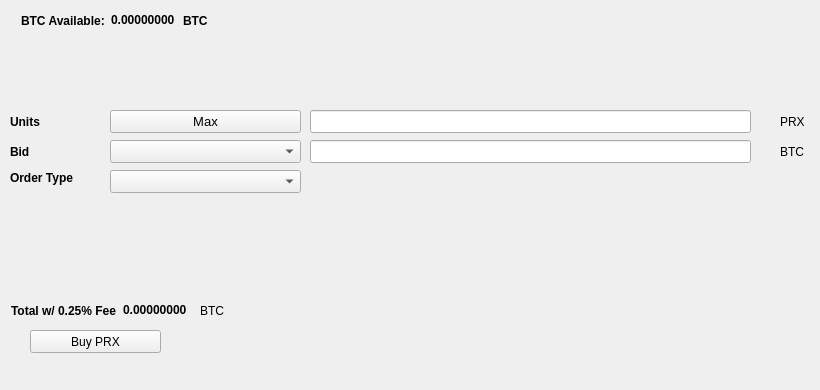
   <widget class="QWidget" name="BuyTab">
    <attribute name="title">
     <string>Buy</string>
    </attribute>
    <widget class="QPushButton" name="BuyPRX">
     <property name="geometry">
      <rect>
       <x>30</x>
       <y>330</y>
       <width>131</width>
       <height>23</height>
      </rect>
     </property>
     <property name="text">
      <string>Buy PRX</string>
     </property>
     <property name="icon">
      <iconset resource="../prius.qrc">
       <normaloff>:/icons/bitcoin</normaloff>:/icons/bitcoin</iconset>
     </property>
    </widget>
    <widget class="QLabel" name="label_3">
     <property name="geometry">
      <rect>
       <x>10</x>
       <y>110</y>
       <width>46</width>
       <height>23</height>
      </rect>
     </property>
     <property name="font">
      <font>
       <weight>75</weight>
       <bold>true</bold>
      </font>
     </property>
     <property name="text">
      <string>Units</string>
     </property>
    </widget>
    <widget class="QLineEdit" name="UnitsInput">
     <property name="geometry">
      <rect>
       <x>310</x>
       <y>110</y>
       <width>441</width>
       <height>23</height>
      </rect>
     </property>
     <property name="font">
      <font>
       <pointsize>9</pointsize>
       <weight>75</weight>
       <bold>true</bold>
      </font>
     </property>
    </widget>
    <widget class="QLineEdit" name="BuyBidPriceEdit">
     <property name="geometry">
      <rect>
       <x>310</x>
       <y>140</y>
       <width>441</width>
       <height>23</height>
      </rect>
     </property>
     <property name="font">
      <font>
       <pointsize>9</pointsize>
       <weight>75</weight>
       <bold>true</bold>
      </font>
     </property>
    </widget>
    <widget class="QLabel" name="label_4">
     <property name="geometry">
      <rect>
       <x>780</x>
       <y>110</y>
       <width>31</width>
       <height>23</height>
      </rect>
     </property>
     <property name="text">
      <string>PRX</string>
     </property>
    </widget>
    <widget class="QLabel" name="label_5">
     <property name="geometry">
      <rect>
       <x>780</x>
       <y>140</y>
       <width>31</width>
       <height>23</height>
      </rect>
     </property>
     <property name="text">
      <string>BTC</string>
     </property>
    </widget>
    <widget class="QLabel" name="label_6">
     <property name="geometry">
      <rect>
       <x>10</x>
       <y>140</y>
       <width>46</width>
       <height>23</height>
      </rect>
     </property>
     <property name="font">
      <font>
       <weight>75</weight>
       <bold>true</bold>
      </font>
     </property>
     <property name="text">
      <string>Bid</string>
     </property>
    </widget>
    <widget class="QLabel" name="label_7">
     <property name="geometry">
      <rect>
       <x>10</x>
       <y>170</y>
       <width>91</width>
       <height>16</height>
      </rect>
     </property>
     <property name="font">
      <font>
       <weight>75</weight>
       <bold>true</bold>
      </font>
     </property>
     <property name="text">
      <string>Order Type</string>
     </property>
    </widget>
    <widget class="QPushButton" name="Buy_Max_Amount">
     <property name="geometry">
      <rect>
       <x>110</x>
       <y>110</y>
       <width>191</width>
       <height>23</height>
      </rect>
     </property>
     <property name="font">
      <font>
       <pointsize>10</pointsize>
      </font>
     </property>
     <property name="text">
      <string>Max</string>
     </property>
    </widget>
    <widget class="QComboBox" name="BuyBidcomboBox">
     <property name="geometry">
      <rect>
       <x>110</x>
       <y>140</y>
       <width>191</width>
       <height>23</height>
      </rect>
     </property>
     <property name="font">
      <font>
       <pointsize>10</pointsize>
      </font>
     </property>
    </widget>
    <widget class="QComboBox" name="buyOrdertypeCombo">
     <property name="geometry">
      <rect>
       <x>110</x>
       <y>170</y>
       <width>191</width>
       <height>23</height>
      </rect>
     </property>
     <property name="font">
      <font>
       <pointsize>10</pointsize>
      </font>
     </property>
    </widget>
    <widget class="QWidget" name="layoutWidget1">
     <property name="geometry">
      <rect>
       <x>21</x>
       <y>11</y>
       <width>227</width>
       <height>19</height>
      </rect>
     </property>
     <layout class="QHBoxLayout" name="horizontalLayout_3">
      <item>
       <widget class="QLabel" name="label232">
        <property name="font">
         <font>
          <weight>75</weight>
          <bold>true</bold>
         </font>
        </property>
        <property name="text">
         <string>BTC Available:</string>
        </property>
       </widget>
      </item>
      <item>
       <widget class="QLabel" name="BtcAvailableLbl">
        <property name="palette">
         <palette>
          <active>
           <colorrole role="WindowText">
            <brush brushstyle="SolidPattern">
             <color alpha="255">
              <red>0</red>
              <green>0</green>
              <blue>0</blue>
             </color>
            </brush>
           </colorrole>
           <colorrole role="Button">
            <brush brushstyle="SolidPattern">
             <color alpha="255">
              <red>0</red>
              <green>170</green>
              <blue>0</blue>
             </color>
            </brush>
           </colorrole>
           <colorrole role="Light">
            <brush brushstyle="SolidPattern">
             <color alpha="255">
              <red>0</red>
              <green>255</green>
              <blue>0</blue>
             </color>
            </brush>
           </colorrole>
           <colorrole role="Midlight">
            <brush brushstyle="SolidPattern">
             <color alpha="255">
              <red>0</red>
              <green>212</green>
              <blue>0</blue>
             </color>
            </brush>
           </colorrole>
           <colorrole role="Dark">
            <brush brushstyle="SolidPattern">
             <color alpha="255">
              <red>0</red>
              <green>85</green>
              <blue>0</blue>
             </color>
            </brush>
           </colorrole>
           <colorrole role="Mid">
            <brush brushstyle="SolidPattern">
             <color alpha="255">
              <red>0</red>
              <green>113</green>
              <blue>0</blue>
             </color>
            </brush>
           </colorrole>
           <colorrole role="Text">
            <brush brushstyle="SolidPattern">
             <color alpha="255">
              <red>0</red>
              <green>170</green>
              <blue>0</blue>
             </color>
            </brush>
           </colorrole>
           <colorrole role="BrightText">
            <brush brushstyle="SolidPattern">
             <color alpha="255">
              <red>255</red>
              <green>255</green>
              <blue>255</blue>
             </color>
            </brush>
           </colorrole>
           <colorrole role="ButtonText">
            <brush brushstyle="SolidPattern">
             <color alpha="255">
              <red>0</red>
              <green>0</green>
              <blue>0</blue>
             </color>
            </brush>
           </colorrole>
           <colorrole role="Base">
            <brush brushstyle="SolidPattern">
             <color alpha="255">
              <red>255</red>
              <green>255</green>
              <blue>255</blue>
             </color>
            </brush>
           </colorrole>
           <colorrole role="Window">
            <brush brushstyle="SolidPattern">
             <color alpha="255">
              <red>0</red>
              <green>170</green>
              <blue>0</blue>
             </color>
            </brush>
           </colorrole>
           <colorrole role="Shadow">
            <brush brushstyle="SolidPattern">
             <color alpha="255">
              <red>0</red>
              <green>0</green>
              <blue>0</blue>
             </color>
            </brush>
           </colorrole>
           <colorrole role="AlternateBase">
            <brush brushstyle="SolidPattern">
             <color alpha="255">
              <red>127</red>
              <green>212</green>
              <blue>127</blue>
             </color>
            </brush>
           </colorrole>
           <colorrole role="ToolTipBase">
            <brush brushstyle="SolidPattern">
             <color alpha="255">
              <red>255</red>
              <green>255</green>
              <blue>220</blue>
             </color>
            </brush>
           </colorrole>
           <colorrole role="ToolTipText">
            <brush brushstyle="SolidPattern">
             <color alpha="255">
              <red>0</red>
              <green>0</green>
              <blue>0</blue>
             </color>
            </brush>
           </colorrole>
          </active>
          <inactive>
           <colorrole role="WindowText">
            <brush brushstyle="SolidPattern">
             <color alpha="255">
              <red>0</red>
              <green>0</green>
              <blue>0</blue>
             </color>
            </brush>
           </colorrole>
           <colorrole role="Button">
            <brush brushstyle="SolidPattern">
             <color alpha="255">
              <red>0</red>
              <green>170</green>
              <blue>0</blue>
             </color>
            </brush>
           </colorrole>
           <colorrole role="Light">
            <brush brushstyle="SolidPattern">
             <color alpha="255">
              <red>0</red>
              <green>255</green>
              <blue>0</blue>
             </color>
            </brush>
           </colorrole>
           <colorrole role="Midlight">
            <brush brushstyle="SolidPattern">
             <color alpha="255">
              <red>0</red>
              <green>212</green>
              <blue>0</blue>
             </color>
            </brush>
           </colorrole>
           <colorrole role="Dark">
            <brush brushstyle="SolidPattern">
             <color alpha="255">
              <red>0</red>
              <green>85</green>
              <blue>0</blue>
             </color>
            </brush>
           </colorrole>
           <colorrole role="Mid">
            <brush brushstyle="SolidPattern">
             <color alpha="255">
              <red>0</red>
              <green>113</green>
              <blue>0</blue>
             </color>
            </brush>
           </colorrole>
           <colorrole role="Text">
            <brush brushstyle="SolidPattern">
             <color alpha="255">
              <red>0</red>
              <green>170</green>
              <blue>0</blue>
             </color>
            </brush>
           </colorrole>
           <colorrole role="BrightText">
            <brush brushstyle="SolidPattern">
             <color alpha="255">
              <red>255</red>
              <green>255</green>
              <blue>255</blue>
             </color>
            </brush>
           </colorrole>
           <colorrole role="ButtonText">
            <brush brushstyle="SolidPattern">
             <color alpha="255">
              <red>0</red>
              <green>0</green>
              <blue>0</blue>
             </color>
            </brush>
           </colorrole>
           <colorrole role="Base">
            <brush brushstyle="SolidPattern">
             <color alpha="255">
              <red>255</red>
              <green>255</green>
              <blue>255</blue>
             </color>
            </brush>
           </colorrole>
           <colorrole role="Window">
            <brush brushstyle="SolidPattern">
             <color alpha="255">
              <red>0</red>
              <green>170</green>
              <blue>0</blue>
             </color>
            </brush>
           </colorrole>
           <colorrole role="Shadow">
            <brush brushstyle="SolidPattern">
             <color alpha="255">
              <red>0</red>
              <green>0</green>
              <blue>0</blue>
             </color>
            </brush>
           </colorrole>
           <colorrole role="AlternateBase">
            <brush brushstyle="SolidPattern">
             <color alpha="255">
              <red>127</red>
              <green>212</green>
              <blue>127</blue>
             </color>
            </brush>
           </colorrole>
           <colorrole role="ToolTipBase">
            <brush brushstyle="SolidPattern">
             <color alpha="255">
              <red>255</red>
              <green>255</green>
              <blue>220</blue>
             </color>
            </brush>
           </colorrole>
           <colorrole role="ToolTipText">
            <brush brushstyle="SolidPattern">
             <color alpha="255">
              <red>0</red>
              <green>0</green>
              <blue>0</blue>
             </color>
            </brush>
           </colorrole>
          </inactive>
          <disabled>
           <colorrole role="WindowText">
            <brush brushstyle="SolidPattern">
             <color alpha="255">
              <red>0</red>
              <green>85</green>
              <blue>0</blue>
             </color>
            </brush>
           </colorrole>
           <colorrole role="Button">
            <brush brushstyle="SolidPattern">
             <color alpha="255">
              <red>0</red>
              <green>170</green>
              <blue>0</blue>
             </color>
            </brush>
           </colorrole>
           <colorrole role="Light">
            <brush brushstyle="SolidPattern">
             <color alpha="255">
              <red>0</red>
              <green>255</green>
              <blue>0</blue>
             </color>
            </brush>
           </colorrole>
           <colorrole role="Midlight">
            <brush brushstyle="SolidPattern">
             <color alpha="255">
              <red>0</red>
              <green>212</green>
              <blue>0</blue>
             </color>
            </brush>
           </colorrole>
           <colorrole role="Dark">
            <brush brushstyle="SolidPattern">
             <color alpha="255">
              <red>0</red>
              <green>85</green>
              <blue>0</blue>
             </color>
            </brush>
           </colorrole>
           <colorrole role="Mid">
            <brush brushstyle="SolidPattern">
             <color alpha="255">
              <red>0</red>
              <green>113</green>
              <blue>0</blue>
             </color>
            </brush>
           </colorrole>
           <colorrole role="Text">
            <brush brushstyle="SolidPattern">
             <color alpha="255">
              <red>0</red>
              <green>85</green>
              <blue>0</blue>
             </color>
            </brush>
           </colorrole>
           <colorrole role="BrightText">
            <brush brushstyle="SolidPattern">
             <color alpha="255">
              <red>255</red>
              <green>255</green>
              <blue>255</blue>
             </color>
            </brush>
           </colorrole>
           <colorrole role="ButtonText">
            <brush brushstyle="SolidPattern">
             <color alpha="255">
              <red>0</red>
              <green>85</green>
              <blue>0</blue>
             </color>
            </brush>
           </colorrole>
           <colorrole role="Base">
            <brush brushstyle="SolidPattern">
             <color alpha="255">
              <red>0</red>
              <green>170</green>
              <blue>0</blue>
             </color>
            </brush>
           </colorrole>
           <colorrole role="Window">
            <brush brushstyle="SolidPattern">
             <color alpha="255">
              <red>0</red>
              <green>170</green>
              <blue>0</blue>
             </color>
            </brush>
           </colorrole>
           <colorrole role="Shadow">
            <brush brushstyle="SolidPattern">
             <color alpha="255">
              <red>0</red>
              <green>0</green>
              <blue>0</blue>
             </color>
            </brush>
           </colorrole>
           <colorrole role="AlternateBase">
            <brush brushstyle="SolidPattern">
             <color alpha="255">
              <red>0</red>
              <green>170</green>
              <blue>0</blue>
             </color>
            </brush>
           </colorrole>
           <colorrole role="ToolTipBase">
            <brush brushstyle="SolidPattern">
             <color alpha="255">
              <red>255</red>
              <green>255</green>
              <blue>220</blue>
             </color>
            </brush>
           </colorrole>
           <colorrole role="ToolTipText">
            <brush brushstyle="SolidPattern">
             <color alpha="255">
              <red>0</red>
              <green>0</green>
              <blue>0</blue>
             </color>
            </brush>
           </colorrole>
          </disabled>
         </palette>
        </property>
        <property name="font">
         <font>
          <weight>75</weight>
          <bold>true</bold>
         </font>
        </property>
        <property name="text">
         <string>0.00000000</string>
        </property>
        <property name="textInteractionFlags">
         <set>Qt::LinksAccessibleByMouse|Qt::TextSelectableByKeyboard|Qt::TextSelectableByMouse</set>
        </property>
       </widget>
      </item>
      <item>
       <widget class="QLabel" name="BtcAvailableLbl_2">
        <property name="font">
         <font>
          <weight>75</weight>
          <bold>true</bold>
         </font>
        </property>
        <property name="text">
         <string>BTC</string>
        </property>
       </widget>
      </item>
     </layout>
    </widget>
    <widget class="QWidget" name="layoutWidge2">
     <property name="geometry">
      <rect>
       <x>11</x>
       <y>301</y>
       <width>259</width>
       <height>19</height>
      </rect>
     </property>
     <layout class="QHBoxLayout" name="horizontalLayout_4">
      <item>
       <widget class="QLabel" name="label_9">
        <property name="font">
         <font>
          <weight>75</weight>
          <bold>true</bold>
         </font>
        </property>
        <property name="text">
         <string>Total w/ 0.25% Fee</string>
        </property>
       </widget>
      </item>
      <item>
       <widget class="QLabel" name="BuyCostLabel">
        <property name="palette">
         <palette>
          <active>
           <colorrole role="WindowText">
            <brush brushstyle="SolidPattern">
             <color alpha="255">
              <red>0</red>
              <green>0</green>
              <blue>0</blue>
             </color>
            </brush>
           </colorrole>
           <colorrole role="Button">
            <brush brushstyle="SolidPattern">
             <color alpha="255">
              <red>0</red>
              <green>170</green>
              <blue>0</blue>
             </color>
            </brush>
           </colorrole>
           <colorrole role="Light">
            <brush brushstyle="SolidPattern">
             <color alpha="255">
              <red>0</red>
              <green>255</green>
              <blue>0</blue>
             </color>
            </brush>
           </colorrole>
           <colorrole role="Midlight">
            <brush brushstyle="SolidPattern">
             <color alpha="255">
              <red>0</red>
              <green>212</green>
              <blue>0</blue>
             </color>
            </brush>
           </colorrole>
           <colorrole role="Dark">
            <brush brushstyle="SolidPattern">
             <color alpha="255">
              <red>0</red>
              <green>85</green>
              <blue>0</blue>
             </color>
            </brush>
           </colorrole>
           <colorrole role="Mid">
            <brush brushstyle="SolidPattern">
             <color alpha="255">
              <red>0</red>
              <green>113</green>
              <blue>0</blue>
             </color>
            </brush>
           </colorrole>
           <colorrole role="Text">
            <brush brushstyle="SolidPattern">
             <color alpha="255">
              <red>0</red>
              <green>170</green>
              <blue>0</blue>
             </color>
            </brush>
           </colorrole>
           <colorrole role="BrightText">
            <brush brushstyle="SolidPattern">
             <color alpha="255">
              <red>255</red>
              <green>255</green>
              <blue>255</blue>
             </color>
            </brush>
           </colorrole>
           <colorrole role="ButtonText">
            <brush brushstyle="SolidPattern">
             <color alpha="255">
              <red>0</red>
              <green>0</green>
              <blue>0</blue>
             </color>
            </brush>
           </colorrole>
           <colorrole role="Base">
            <brush brushstyle="SolidPattern">
             <color alpha="255">
              <red>255</red>
              <green>255</green>
              <blue>255</blue>
             </color>
            </brush>
           </colorrole>
           <colorrole role="Window">
            <brush brushstyle="SolidPattern">
             <color alpha="255">
              <red>0</red>
              <green>170</green>
              <blue>0</blue>
             </color>
            </brush>
           </colorrole>
           <colorrole role="Shadow">
            <brush brushstyle="SolidPattern">
             <color alpha="255">
              <red>0</red>
              <green>0</green>
              <blue>0</blue>
             </color>
            </brush>
           </colorrole>
           <colorrole role="AlternateBase">
            <brush brushstyle="SolidPattern">
             <color alpha="255">
              <red>127</red>
              <green>212</green>
              <blue>127</blue>
             </color>
            </brush>
           </colorrole>
           <colorrole role="ToolTipBase">
            <brush brushstyle="SolidPattern">
             <color alpha="255">
              <red>255</red>
              <green>255</green>
              <blue>220</blue>
             </color>
            </brush>
           </colorrole>
           <colorrole role="ToolTipText">
            <brush brushstyle="SolidPattern">
             <color alpha="255">
              <red>0</red>
              <green>0</green>
              <blue>0</blue>
             </color>
            </brush>
           </colorrole>
          </active>
          <inactive>
           <colorrole role="WindowText">
            <brush brushstyle="SolidPattern">
             <color alpha="255">
              <red>0</red>
              <green>0</green>
              <blue>0</blue>
             </color>
            </brush>
           </colorrole>
           <colorrole role="Button">
            <brush brushstyle="SolidPattern">
             <color alpha="255">
              <red>0</red>
              <green>170</green>
              <blue>0</blue>
             </color>
            </brush>
           </colorrole>
           <colorrole role="Light">
            <brush brushstyle="SolidPattern">
             <color alpha="255">
              <red>0</red>
              <green>255</green>
              <blue>0</blue>
             </color>
            </brush>
           </colorrole>
           <colorrole role="Midlight">
            <brush brushstyle="SolidPattern">
             <color alpha="255">
              <red>0</red>
              <green>212</green>
              <blue>0</blue>
             </color>
            </brush>
           </colorrole>
           <colorrole role="Dark">
            <brush brushstyle="SolidPattern">
             <color alpha="255">
              <red>0</red>
              <green>85</green>
              <blue>0</blue>
             </color>
            </brush>
           </colorrole>
           <colorrole role="Mid">
            <brush brushstyle="SolidPattern">
             <color alpha="255">
              <red>0</red>
              <green>113</green>
              <blue>0</blue>
             </color>
            </brush>
           </colorrole>
           <colorrole role="Text">
            <brush brushstyle="SolidPattern">
             <color alpha="255">
              <red>0</red>
              <green>170</green>
              <blue>0</blue>
             </color>
            </brush>
           </colorrole>
           <colorrole role="BrightText">
            <brush brushstyle="SolidPattern">
             <color alpha="255">
              <red>255</red>
              <green>255</green>
              <blue>255</blue>
             </color>
            </brush>
           </colorrole>
           <colorrole role="ButtonText">
            <brush brushstyle="SolidPattern">
             <color alpha="255">
              <red>0</red>
              <green>0</green>
              <blue>0</blue>
             </color>
            </brush>
           </colorrole>
           <colorrole role="Base">
            <brush brushstyle="SolidPattern">
             <color alpha="255">
              <red>255</red>
              <green>255</green>
              <blue>255</blue>
             </color>
            </brush>
           </colorrole>
           <colorrole role="Window">
            <brush brushstyle="SolidPattern">
             <color alpha="255">
              <red>0</red>
              <green>170</green>
              <blue>0</blue>
             </color>
            </brush>
           </colorrole>
           <colorrole role="Shadow">
            <brush brushstyle="SolidPattern">
             <color alpha="255">
              <red>0</red>
              <green>0</green>
              <blue>0</blue>
             </color>
            </brush>
           </colorrole>
           <colorrole role="AlternateBase">
            <brush brushstyle="SolidPattern">
             <color alpha="255">
              <red>127</red>
              <green>212</green>
              <blue>127</blue>
             </color>
            </brush>
           </colorrole>
           <colorrole role="ToolTipBase">
            <brush brushstyle="SolidPattern">
             <color alpha="255">
              <red>255</red>
              <green>255</green>
              <blue>220</blue>
             </color>
            </brush>
           </colorrole>
           <colorrole role="ToolTipText">
            <brush brushstyle="SolidPattern">
             <color alpha="255">
              <red>0</red>
              <green>0</green>
              <blue>0</blue>
             </color>
            </brush>
           </colorrole>
          </inactive>
          <disabled>
           <colorrole role="WindowText">
            <brush brushstyle="SolidPattern">
             <color alpha="255">
              <red>0</red>
              <green>85</green>
              <blue>0</blue>
             </color>
            </brush>
           </colorrole>
           <colorrole role="Button">
            <brush brushstyle="SolidPattern">
             <color alpha="255">
              <red>0</red>
              <green>170</green>
              <blue>0</blue>
             </color>
            </brush>
           </colorrole>
           <colorrole role="Light">
            <brush brushstyle="SolidPattern">
             <color alpha="255">
              <red>0</red>
              <green>255</green>
              <blue>0</blue>
             </color>
            </brush>
           </colorrole>
           <colorrole role="Midlight">
            <brush brushstyle="SolidPattern">
             <color alpha="255">
              <red>0</red>
              <green>212</green>
              <blue>0</blue>
             </color>
            </brush>
           </colorrole>
           <colorrole role="Dark">
            <brush brushstyle="SolidPattern">
             <color alpha="255">
              <red>0</red>
              <green>85</green>
              <blue>0</blue>
             </color>
            </brush>
           </colorrole>
           <colorrole role="Mid">
            <brush brushstyle="SolidPattern">
             <color alpha="255">
              <red>0</red>
              <green>113</green>
              <blue>0</blue>
             </color>
            </brush>
           </colorrole>
           <colorrole role="Text">
            <brush brushstyle="SolidPattern">
             <color alpha="255">
              <red>0</red>
              <green>85</green>
              <blue>0</blue>
             </color>
            </brush>
           </colorrole>
           <colorrole role="BrightText">
            <brush brushstyle="SolidPattern">
             <color alpha="255">
              <red>255</red>
              <green>255</green>
              <blue>255</blue>
             </color>
            </brush>
           </colorrole>
           <colorrole role="ButtonText">
            <brush brushstyle="SolidPattern">
             <color alpha="255">
              <red>0</red>
              <green>85</green>
              <blue>0</blue>
             </color>
            </brush>
           </colorrole>
           <colorrole role="Base">
            <brush brushstyle="SolidPattern">
             <color alpha="255">
              <red>0</red>
              <green>170</green>
              <blue>0</blue>
             </color>
            </brush>
           </colorrole>
           <colorrole role="Window">
            <brush brushstyle="SolidPattern">
             <color alpha="255">
              <red>0</red>
              <green>170</green>
              <blue>0</blue>
             </color>
            </brush>
           </colorrole>
           <colorrole role="Shadow">
            <brush brushstyle="SolidPattern">
             <color alpha="255">
              <red>0</red>
              <green>0</green>
              <blue>0</blue>
             </color>
            </brush>
           </colorrole>
           <colorrole role="AlternateBase">
            <brush brushstyle="SolidPattern">
             <color alpha="255">
              <red>0</red>
              <green>170</green>
              <blue>0</blue>
             </color>
            </brush>
           </colorrole>
           <colorrole role="ToolTipBase">
            <brush brushstyle="SolidPattern">
             <color alpha="255">
              <red>255</red>
              <green>255</green>
              <blue>220</blue>
             </color>
            </brush>
           </colorrole>
           <colorrole role="ToolTipText">
            <brush brushstyle="SolidPattern">
             <color alpha="255">
              <red>0</red>
              <green>0</green>
              <blue>0</blue>
             </color>
            </brush>
           </colorrole>
          </disabled>
         </palette>
        </property>
        <property name="font">
         <font>
          <weight>75</weight>
          <bold>true</bold>
         </font>
        </property>
        <property name="autoFillBackground">
         <bool>false</bool>
        </property>
        <property name="text">
         <string>0.00000000</string>
        </property>
        <property name="textInteractionFlags">
         <set>Qt::LinksAccessibleByMouse|Qt::TextSelectableByMouse</set>
        </property>
       </widget>
      </item>
      <item>
       <widget class="QLabel" name="label_10">
        <property name="font">
         <font>
          <weight>50</weight>
          <bold>false</bold>
         </font>
        </property>
        <property name="text">
         <string>BTC</string>
        </property>
       </widget>
      </item>
     </layout>
    </widget>
    <widget class="QLabel" name="label_24">
     <property name="geometry">
      <rect>
       <x>460</x>
       <y>300</y>
       <width>281</width>
       <height>81</height>
      </rect>
     </property>
     <property name="text">
      <string/>
     </property>
     <property name="pixmap">
      <pixmap>:/images/bittrex</pixmap>
     </property>
    </widget>
   </widget>
